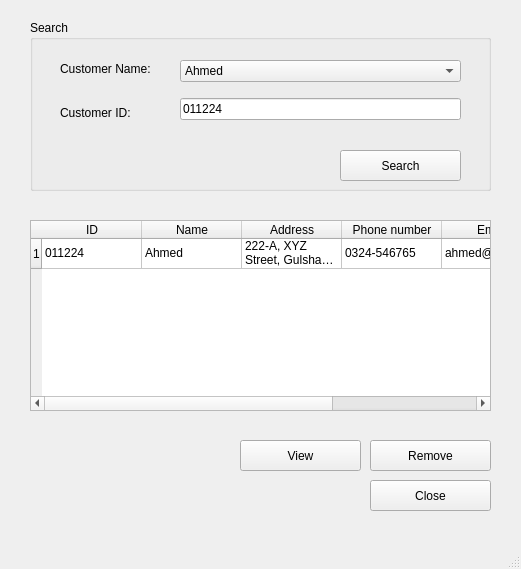
<?xml version="1.0" encoding="UTF-8"?>
<ui version="4.0">
 <class>MainWindow</class>
 <widget class="QMainWindow" name="MainWindow">
  <property name="geometry">
   <rect>
    <x>0</x>
    <y>0</y>
    <width>521</width>
    <height>569</height>
   </rect>
  </property>
  <property name="windowTitle">
   <string>MainWindow</string>
  </property>
  <widget class="QWidget" name="centralwidget">
   <widget class="QGroupBox" name="searched">
    <property name="geometry">
     <rect>
      <x>30</x>
      <y>20</y>
      <width>461</width>
      <height>171</height>
     </rect>
    </property>
    <property name="title">
     <string>Search</string>
    </property>
    <widget class="QPushButton" name="searchButton">
     <property name="geometry">
      <rect>
       <x>310</x>
       <y>130</y>
       <width>121</width>
       <height>31</height>
      </rect>
     </property>
     <property name="text">
      <string>Search</string>
     </property>
    </widget>
    <widget class="QWidget" name="layoutWidget">
     <property name="geometry">
      <rect>
       <x>150</x>
       <y>30</y>
       <width>281</width>
       <height>82</height>
      </rect>
     </property>
     <layout class="QVBoxLayout" name="verticalLayout">
      <item>
       <widget class="QComboBox" name="categoryCombo">
        <item>
         <property name="text">
          <string>Ahmed</string>
         </property>
        </item>
        <item>
         <property name="text">
          <string>Hamza</string>
         </property>
        </item>
        <item>
         <property name="text">
          <string>Yasir</string>
         </property>
        </item>
        <item>
         <property name="text">
          <string>Majeed</string>
         </property>
        </item>
       </widget>
      </item>
      <item>
       <widget class="QLineEdit" name="titleline">
        <property name="text">
         <string>011224</string>
        </property>
       </widget>
      </item>
     </layout>
    </widget>
    <widget class="QWidget" name="layoutWidget">
     <property name="geometry">
      <rect>
       <x>30</x>
       <y>30</y>
       <width>103</width>
       <height>81</height>
      </rect>
     </property>
     <layout class="QVBoxLayout" name="verticalLayout_2">
      <item>
       <widget class="QLabel" name="label">
        <property name="text">
         <string>Customer Name:</string>
        </property>
       </widget>
      </item>
      <item>
       <widget class="QLabel" name="label_2">
        <property name="text">
         <string>Customer ID:</string>
        </property>
       </widget>
      </item>
     </layout>
    </widget>
   </widget>
   <widget class="QTableWidget" name="booksTableWidget">
    <property name="geometry">
     <rect>
      <x>30</x>
      <y>220</y>
      <width>461</width>
      <height>191</height>
     </rect>
    </property>
    <row>
     <property name="text">
      <string>1</string>
     </property>
    </row>
    <column>
     <property name="text">
      <string>ID</string>
     </property>
    </column>
    <column>
     <property name="text">
      <string>Name</string>
     </property>
    </column>
    <column>
     <property name="text">
      <string>Address</string>
     </property>
    </column>
    <column>
     <property name="text">
      <string>Phone number</string>
     </property>
    </column>
    <column>
     <property name="text">
      <string>Email</string>
     </property>
    </column>
    <column>
     <property name="text">
      <string>Activity status</string>
     </property>
    </column>
    <item row="0" column="0">
     <property name="text">
      <string>011224</string>
     </property>
    </item>
    <item row="0" column="1">
     <property name="text">
      <string>Ahmed</string>
     </property>
    </item>
    <item row="0" column="2">
     <property name="text">
      <string>222-A, XYZ Street, Gulshan-e-Iqbal</string>
     </property>
    </item>
    <item row="0" column="3">
     <property name="text">
      <string>0324-546765</string>
     </property>
    </item>
    <item row="0" column="4">
     <property name="text">
      <string>ahmed@gmail.com</string>
     </property>
    </item>
    <item row="0" column="5">
     <property name="text">
      <string>Active</string>
     </property>
    </item>
   </widget>
   <widget class="QPushButton" name="viewButton_4">
    <property name="geometry">
     <rect>
      <x>240</x>
      <y>440</y>
      <width>121</width>
      <height>31</height>
     </rect>
    </property>
    <property name="text">
     <string>View</string>
    </property>
   </widget>
   <widget class="QPushButton" name="closeButton_2">
    <property name="geometry">
     <rect>
      <x>370</x>
      <y>480</y>
      <width>121</width>
      <height>31</height>
     </rect>
    </property>
    <property name="text">
     <string>Close</string>
    </property>
   </widget>
   <widget class="QPushButton" name="deleteButton_2">
    <property name="geometry">
     <rect>
      <x>370</x>
      <y>440</y>
      <width>121</width>
      <height>31</height>
     </rect>
    </property>
    <property name="text">
     <string>Remove</string>
    </property>
   </widget>
  </widget>
  <widget class="QMenuBar" name="menubar">
   <property name="geometry">
    <rect>
     <x>0</x>
     <y>0</y>
     <width>521</width>
     <height>26</height>
    </rect>
   </property>
  </widget>
  <widget class="QStatusBar" name="statusbar"/>
 </widget>
 <resources/>
 <connections/>
</ui>
